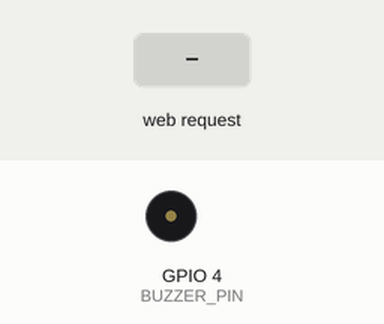
Recording of a sketch running on a simulated ESP32. Shown: buzzer (waves = sounding). The inputs (shaded band) are chosen by the test bench. What the sketch prints to the serial monitor is not drawn.

Above: at 1.2 s.
1.3 s: HTTP request GET /setmode?mode=1 received
At 3.43 s:
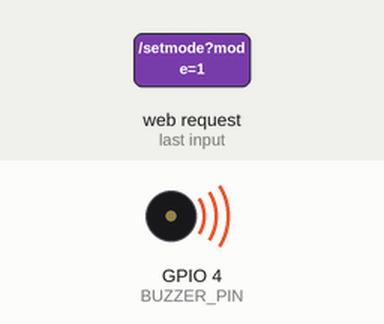
4.3 s: HTTP request GET /setmode?mode=1&interval=1 received
5.8 s: HTTP request GET /setmode?mode=0 received
At 6.3 s:
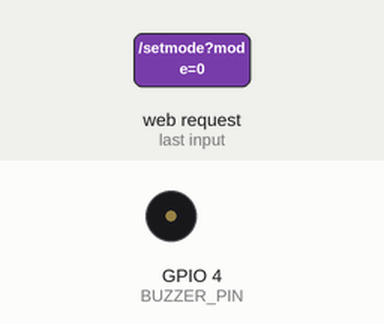
Timing chart, 0 to 8.8 s (numbered marks = the images above; inputs shaded):
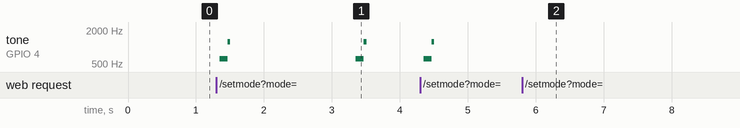

Measured:
- after the input at 1.3 s, tone on GPIO 4 (BUZZER_PIN): plays 616 Hz for 0.12 s, 1238 Hz for 0.04 s, 616 Hz for 0.12 s, 1238 Hz for 0.04 s, starting after 0.05 s
- after the input at 5.8 s, tone on GPIO 4 (BUZZER_PIN): stops changing and stays silent

The sketch:

esp32_Maker_Dan.ino
```cpp
#include <WiFi.h>
#include <WebServer.h>

#define BUZZER_PIN 4

// SoftAP credentials
const char* ssid = "Maker Dan ESP32 Cricket";
const char* password = "annoying";

WebServer server(80);

// Sound modes
enum SoundMode { OFF, CRICKET, NORMAL, BEEP };
SoundMode currentMode = OFF;

// Timing variables
unsigned long lastSoundTime = 0;
bool soundActive = false;
unsigned int cricketInterval = 2000; // Default 2 seconds
unsigned int beepInterval = 500;     // Default 0.5 seconds

void handleRoot() {
  String html = R"=====(
<!DOCTYPE html>
<html>
<head>
  <meta name="viewport" content="width=device-width, initial-scale=1">
  <title>ESP32 Cricket</title>

  <style>
    body { font-family: Arial, sans-serif; max-width: 400px; margin: 0 auto; padding: 20px; }
    h1 { text-align: center; color: #333; }
    .switch { position: relative; display: inline-block; width: 60px; height: 34px; margin: 10px; }
    .switch input { opacity: 0; width: 0; height: 0; }
    .slider { position: absolute; cursor: pointer; top: 0; left: 0; right: 0; bottom: 0; background-color: #ccc; transition: .4s; border-radius: 34px; }
    .slider:before { position: absolute; content: ""; height: 26px; width: 26px; left: 4px; bottom: 4px; background-color: white; transition: .4s; border-radius: 50%; }
    input:checked + .slider { background-color: #2196F3; }
    input:checked + .slider:before { transform: translateX(26px); }
    .switch-container { display: flex; align-items: center; justify-content: space-between; margin: 15px 0; }
    .label { margin-right: 10px; width: 100px; }
    .interval-control { margin-top: 10px; display: none; }
    .interval-btn { margin: 5px; padding: 5px 10px; border-radius: 5px; border: 1px solid #ddd; }
    .interval-btn.active { background-color: #2196F3; color: white; }
  </style>
</head>
<body>
  <h1>ESP32 Cricket</h1>
  <div class="switch-container">
    <span class="label">Cricket Sound</span>
    <label class="switch">
      <input type="checkbox" id="cricket" onclick="toggleSound(1, this)">
      <span class="slider"></span>
    </label>
  </div>
  <div id="cricket-interval" class="interval-control">
    <span>Chirp Interval:</span>
    <button class="interval-btn" onclick="setInterval(1, 500)">0.5s</button>
    <button class="interval-btn" onclick="setInterval(1, 1000)">1s</button>
    <button class="interval-btn" onclick="setInterval(1, 2000)">2s</button>
    <button class="interval-btn" onclick="setInterval(1, 3000)">3s</button>
  </div>

  <div class="switch-container">
    <span class="label">Normal Buzzer</span>
    <label class="switch">
      <input type="checkbox" id="normal" onclick="toggleSound(2, this)">
      <span class="slider"></span>
    </label>
  </div>

  <div class="switch-container">
    <span class="label">Beeping Sound</span>
    <label class="switch">
      <input type="checkbox" id="beep" onclick="toggleSound(3, this)">
      <span class="slider"></span>
    </label>
  </div>
  <div id="beep-interval" class="interval-control">
    <span>Beep Interval:</span>
    <button class="interval-btn" onclick="setInterval(3, 500)">0.5s</button>
    <button class="interval-btn" onclick="setInterval(3, 1000)">1s</button>
    <button class="interval-btn" onclick="setInterval(3, 2000)">2s</button>
    <button class="interval-btn" onclick="setInterval(3, 3000)">3s</button>
  </div>

  <script>
    function toggleSound(mode, element) {
      // If this switch is being turned off, just send OFF command
      if(!element.checked) {
        var xhr = new XMLHttpRequest();
        xhr.open("GET", "/setmode?mode=0", true);
        xhr.send();
        hideAllIntervals();
        return;
      }

      // Uncheck other switches
      document.getElementById("cricket").checked = (mode == 1);
      document.getElementById("normal").checked = (mode == 2);
      document.getElementById("beep").checked = (mode == 3);

      // Show/hide interval controls
      hideAllIntervals();
      if(mode == 1) document.getElementById("cricket-interval").style.display = "block";
      if(mode == 3) document.getElementById("beep-interval").style.display = "block";

      // Send request to ESP32
      var xhr = new XMLHttpRequest();
      xhr.open("GET", "/setmode?mode=" + mode, true);
      xhr.send();
    }

    function setInterval(mode, interval) {
      // Highlight active button
      var container = (mode == 1) ? "cricket-interval" : "beep-interval";
      var buttons = document.getElementById(container).getElementsByClassName("interval-btn");
      for(var i = 0; i < buttons.length; i++) {
        buttons[i].classList.remove("active");
        if(parseInt(buttons[i].getAttribute("onclick").split(",")[1].trim()) == interval) {
          buttons[i].classList.add("active");
        }
      }

      // Send interval to ESP32
      var xhr = new XMLHttpRequest();
      xhr.open("GET", "/setinterval?mode=" + mode + "&interval=" + interval, true);
      xhr.send();
    }

    function hideAllIntervals() {
      document.getElementById("cricket-interval").style.display = "none";
      document.getElementById("beep-interval").style.display = "none";
    }

    // Update switch states on page load
    window.onload = function() {
      var xhr = new XMLHttpRequest();
      xhr.open("GET", "/getmode", true);
      xhr.onreadystatechange = function() {
        if (xhr.readyState == 4 && xhr.status == 200) {
          var mode = parseInt(xhr.responseText);
          document.getElementById("cricket").checked = (mode == 1);
          document.getElementById("normal").checked = (mode == 2);
          document.getElementById("beep").checked = (mode == 3);

          if(mode == 1) document.getElementById("cricket-interval").style.display = "block";
          if(mode == 3) document.getElementById("beep-interval").style.display = "block";
        }
      };
      xhr.send();

      // Get current intervals
      getCurrentInterval(1); // Cricket
      getCurrentInterval(3); // Beep
    };

    function getCurrentInterval(mode) {
      var xhr = new XMLHttpRequest();
      xhr.open("GET", "/getinterval?mode=" + mode, true);
      xhr.onreadystatechange = function() {
        if (xhr.readyState == 4 && xhr.status == 200) {
          var interval = parseInt(xhr.responseText);
          var container = (mode == 1) ? "cricket-interval" : "beep-interval";
          var buttons = document.getElementById(container).getElementsByClassName("interval-btn");
          for(var i = 0; i < buttons.length; i++) {
            buttons[i].classList.remove("active");
            if(parseInt(buttons[i].getAttribute("onclick").split(",")[1].trim()) == interval) {
              buttons[i].classList.add("active");
            }
          }
        }
      };
      xhr.send();
    }
  </script>
</body>
</html>
)=====";

  server.send(200, "text/html", html);
}

void handleSetMode() {
  if (server.hasArg("mode")) {
    int mode = server.arg("mode").toInt();
    switch(mode) {
      case 1: currentMode = CRICKET; break;
      case 2: currentMode = NORMAL; break;
      case 3: currentMode = BEEP; break;
      default: currentMode = OFF; break;
    }
    lastSoundTime = millis();
    soundActive = false;
    digitalWrite(BUZZER_PIN, LOW);
  }
  server.send(200, "text/plain", "OK");
}

void handleSetInterval() {
  if (server.hasArg("mode") && server.hasArg("interval")) {
    int mode = server.arg("mode").toInt();
    unsigned int interval = server.arg("interval").toInt();

    if(mode == 1) cricketInterval = interval;
    else if(mode == 3) beepInterval = interval;

    lastSoundTime = millis(); // Reset timing
  }
  server.send(200, "text/plain", "OK");
}

void handleGetMode() {
  server.send(200, "text/plain", String((int)currentMode));
}

void handleGetInterval() {
  if (server.hasArg("mode")) {
    int mode = server.arg("mode").toInt();
    if(mode == 1) server.send(200, "text/plain", String(cricketInterval));
    else if(mode == 3) server.send(200, "text/plain", String(beepInterval));
    else server.send(200, "text/plain", "0");
  }
}

void playCricketSound() {
  if (!soundActive) {
    // Louder cricket chirp with more pulses
    for (int i = 0; i < 4; i++) {
      for (int j = 0; j < 20; j++) {
        digitalWrite(BUZZER_PIN, HIGH);
        delayMicroseconds(400);
        digitalWrite(BUZZER_PIN, LOW);
        delayMicroseconds(400);
      }
      delay(20);
    }
    soundActive = true;
  }
}

void playNormalSound() {
  if (!soundActive) {
    digitalWrite(BUZZER_PIN, HIGH);
    soundActive = true;
  }
}

void playBeepSound() {
  if (millis() - lastSoundTime >= beepInterval) {
    digitalWrite(BUZZER_PIN, !digitalRead(BUZZER_PIN)); // Toggle buzzer state
    lastSoundTime = millis();
  }
}

void setup() {
  Serial.begin(115200);
  pinMode(BUZZER_PIN, OUTPUT);
  digitalWrite(BUZZER_PIN, LOW);

  // Set up SoftAP
  WiFi.softAP(ssid, password);
  IPAddress IP = WiFi.softAPIP();
  Serial.print("AP IP address: ");
  Serial.println(IP);

  // Set up web server
  server.on("/", handleRoot);
  server.on("/setmode", handleSetMode);
  server.on("/setinterval", handleSetInterval);
  server.on("/getmode", handleGetMode);
  server.on("/getinterval", handleGetInterval);

  server.begin();
  Serial.println("HTTP server started");
}

void loop() {
  server.handleClient();

  switch(currentMode) {
    case CRICKET:
      if (millis() - lastSoundTime >= cricketInterval) {
        soundActive = false;
        lastSoundTime = millis();
      }
      playCricketSound();
      break;

    case NORMAL:
      playNormalSound();
      break;

    case BEEP:
      playBeepSound();
      break;

    case OFF:
    default:
      digitalWrite(BUZZER_PIN, LOW);
      soundActive = false;
      break;
  }

  delay(10);
}
```
